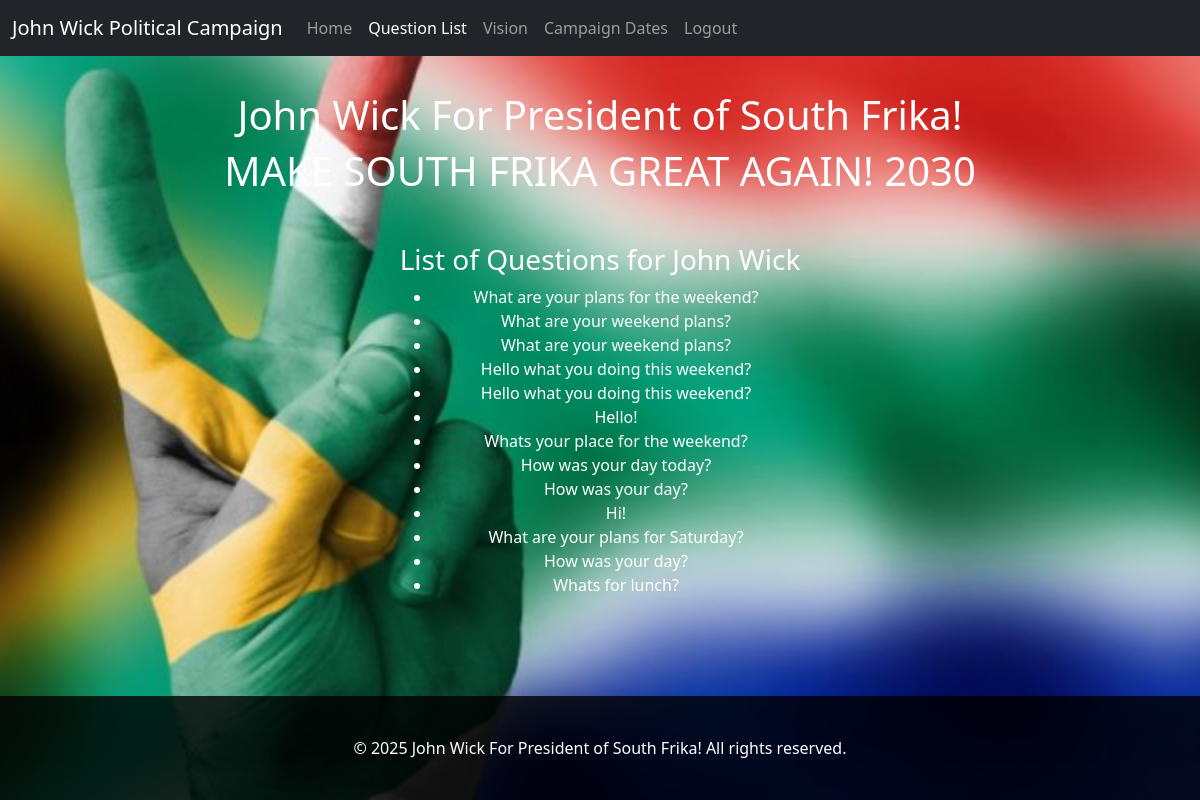
Screenshot of /questions/ with the database file from the repository.
### political/models.py (models this page shows)
class Question(models.Model):
    user = models.ForeignKey(User, on_delete=models.CASCADE)
    question_text = models.TextField()
    created_at = models.DateTimeField(auto_now_add=True)
    def __str__(self):
        return self.question_text

### political/views.py (the view)
# urls.py: path('questions/', views.questions_list, name='questions_list'),
def questions_list(request):
    questions = Question.objects.all()
    return render(request, 'political/questions.html', {'questions': questions})

### political/templates/political/questions.html (shortened to what this page needs)
{% load static %}
<!DOCTYPE html>
<html lang="en">
<head>
    <link rel="stylesheet" href="https://cdn.jsdelivr.net/npm/bootstrap@5.3.0/dist/css/bootstrap.min.css">
</head>
<body>
    <nav class="navbar navbar-expand-lg navbar-dark bg-dark">
        <div class="container-fluid">
            <a class="navbar-brand" href="#">John Wick Political Campaign</a>
            <div class="collapse navbar-collapse" id="navbarNav">
                <ul class="navbar-nav">
                    <li class="nav-item">
                        <a class="nav-link {% if request.resolver_match.url_name == 'home' %}active{% endif %}" href="{% url 'political:home' %}">Home</a>
                    </li>
                    <li class="nav-item">
                        <a class="nav-link {% if request.resolver_match.url_name == 'questions_list' %}active{% endif %}" href="{% url 'political:questions_list' %}">Question List</a>
                    </li>
                    <li class="nav-item">
                        <a class="nav-link {% if request.resolver_match.url_name == 'vision' %}active{% endif %}" href="{% url 'political:vision' %}">Vision</a>
                    </li>
                    <li class="nav-item">
                        <a class="nav-link {% if request.resolver_match.url_name == 'campaign_dates' %}active{% endif %}" href="{% url 'political:campaign_dates' %}">Campaign Dates</a>
                    </li>
                    <li class="nav-item">
                        <form action="{% url 'logout' %}" method="post" class="d-inline">
                            <button type="submit" class="btn btn-link nav-link">Logout</button>
                        </form>
                    </li>
                </ul>
            </div>
        </div>
    </nav>
     <main class="d-flex flex-column justify-content-center align-items-center vh-100 text-center">
        <div class="d-flex flex-column">
            <h1 class="text-white text-center">John Wick For President of South Frika!</h1>
            <h1 class="text-white text-center">MAKE SOUTH FRIKA GREAT AGAIN! 2030</h1>
        </div>
        <br/>
        <div class="mt-3 text-white">
            <h3>List of Questions for John Wick</h3>
            <ul>
                {% for question in questions %}
                    <li>{{ question }}</li>
                {% endfor %}
            </ul>
        </div>
     </main>
    <footer class="text-center text-lg-start mt-5 text-white">
        <div class="container p-4">
            <div class="text-center p-3">
                <p class="mb-0">© 2025 John Wick For President of South Frika! All rights reserved.</p>
            </div>
        </div>
    </footer>
</body>
</html>

### rows the page displays
Question: question_text "What are your plans for the weekend?"
Question: question_text "What are your weekend plans?"
Question: question_text "What are your weekend plans?"
Question: question_text "Hello what you doing this weekend?"
Question: question_text "Hello what you doing this weekend?"
Question: question_text "Hello!"
Question: question_text "Whats your place for the weekend?"
Question: question_text "How was your day today?"
Question: question_text "How was your day?"
Question: question_text "Hi!"
Question: question_text "What are your plans for Saturday?"
Question: question_text "How was your day?"
Question: question_text "Whats for lunch?"
